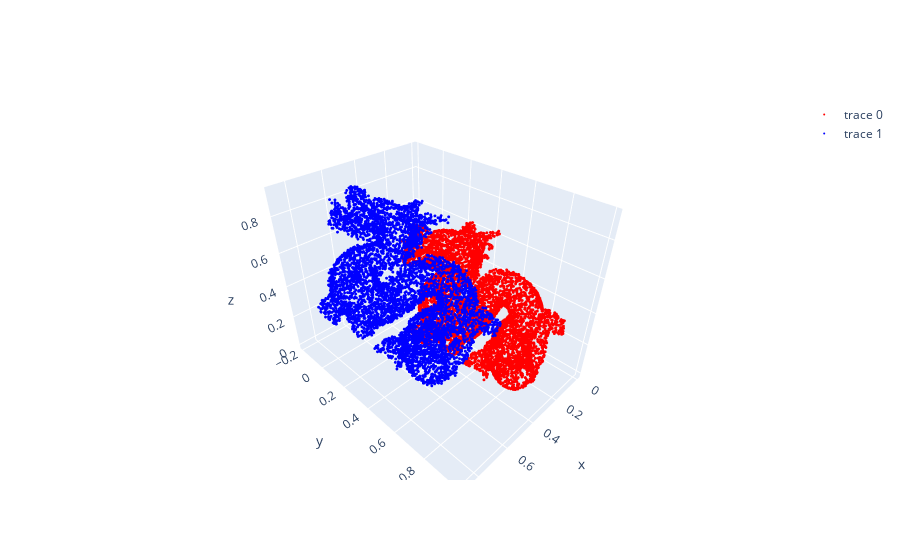

Notebook code for this chart:
### Markdown cell above
ICP implementation with the following parameters:
1. Set the initial estimate for the optimal registration to the identity: (t0,R0) = (0, I3) ∈
SE(3).
2. Set dmax = .25
3. Set the number of ICP iterations to 30: num ICP iters = 30.

### Code cell
xSet = np.loadtxt("pclX.txt",dtype=float)
ySet = np.loadtxt("pclY.txt",dtype=float)

xSet = np.matrix(xSet)
ySet = np.matrix(ySet)

xFixed1 = []
xFixed2 = []
xFixed3 = []
yFixed1 = []
yFixed2 = []
yFixed3 = []
for i in range(len(xSet)):
    xFixed1.append(xSet[i,0])
    xFixed2.append(xSet[i,1])
    xFixed3.append(xSet[i,2])
for i in range(len(ySet)):
    yFixed1.append(ySet[i,0])
    yFixed2.append(ySet[i,1])
    yFixed3.append(ySet[i,2])

fig = go.Figure(data=[go.Scatter3d(x=xFixed1, y=xFixed2, z=xFixed3, mode='markers', marker=dict(size=1, color='red', opacity=1))])
fig.add_trace(go.Scatter3d(x=yFixed1, y=yFixed2, z=yFixed3, mode='markers', marker=dict(size=1, color='blue', opacity=1)))
fig.show()

### Figure 1 — Plotly figure (JSON) as saved in the notebook; plotly's stock layout.template omitted (floating-point values rounded to 4 significant figures; data arrays with more than 128 entries replaced by an {"elided": "..."} marker saying what was removed)
{"data": [{"marker": {"color": "red", "opacity": 1, "size": 1}, "mode": "markers", "type": "scatter3d", "x": {"elided": "5750 float values"}, "y": {"elided": "5750 float values"}, "z": {"elided": "5750 float values"}}, {"marker": {"color": "blue", "opacity": 1, "size": 1}, "mode": "markers", "type": "scatter3d", "x": {"elided": "5750 float values"}, "y": {"elided": "5750 float values"}, "z": {"elided": "5750 float values"}}], "layout": {}}
